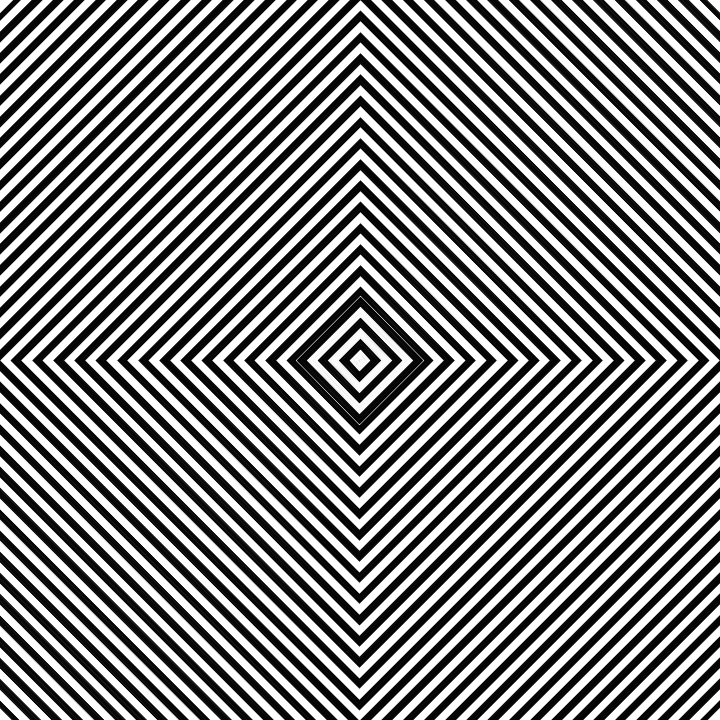
Frame 1 (no input)
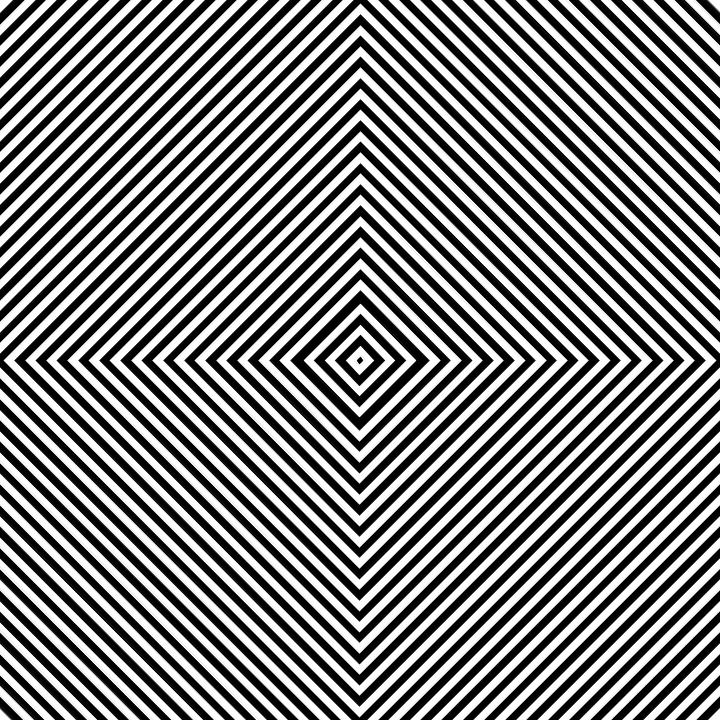
Frame 60 (the mouse pressed at the canvas centre just before this capture)
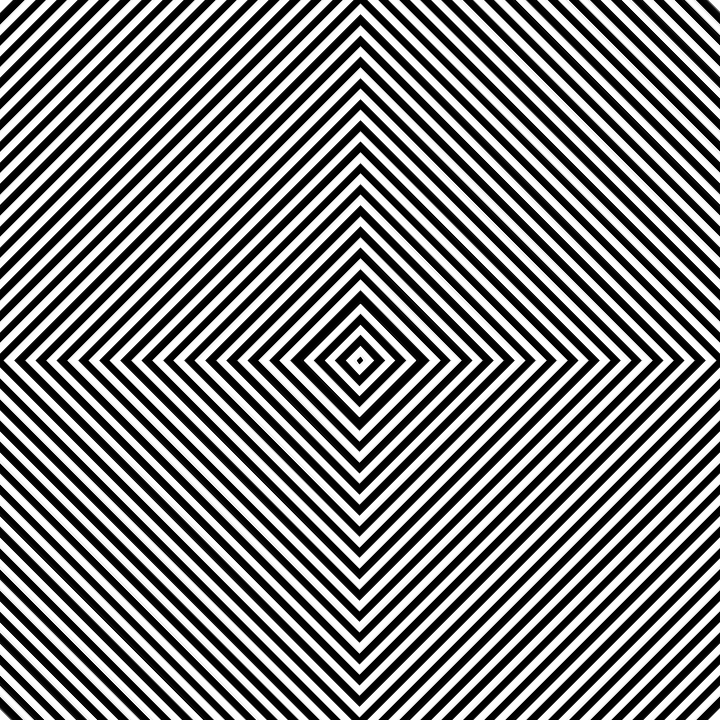
Frame 120 (the mouse held since frame 60 and released just before this capture)

The Processing sketch that drew these frames (run headless with seeded random() and noise(); from frame 60 on, the mouse is pressed at the canvas centre):

// Processing sketch: variation01
// ── variation01.pde
float x,y,z;
int lim = 1000, rect_size = 100, rotate = 0;


void setup() {
  size(720, 720);
  background(255);
  frameRate(256);
  x = width/2;
  y = height/2;
}

void variation1() {
  println(frameRate);
  
  translate(x,y,z);
  
  //background(255);
  
  
  //++rotate;
  if ( (rotate & 1) == 0) {
  }
  
  
  float center_size = map(z * 2, 0, lim, rect_size, 0);
  
  if (((int) z & 1) == 0) {
    stroke(0);
  } else {
    stroke(255);
  }
  
  rect(0, 0, center_size, center_size);
  
  float outer_size = map(z, 0, lim, rect_size, rect_size * 5);
  
  rect(0, 0, outer_size, outer_size);
  ++z;// The rectangle moves forward as z increments.
  if (z == lim) {
    z = 0;
    background(255);
  }
  
}


int step = 0, radius = 100;

int inwards(int x, int y, int m) {
  return (x % m + y % m) % m;
}

int outwards(int x, int y, int m) {
  return (x % m + m - y % m) % m;
}

void variation02() {
  rectMode(CENTER);
  noFill();
  
  int w = 30;
  stroke(0);
  translate(x, y);
  rotate(PI / 4.0);
  for (int i = 0; i < lim; ++i) {
    if (outwards(i, step, w) < w / 2) {
      stroke(0); 
    } else {
      stroke(255); 
    }
    rect(0, 0, i, i);
  }
  for (int i = 90; i >= 0; --i) {
    if (inwards(i, step, w) < w / 2) {
      stroke(255); 
    } else {
      stroke(0); 
    }
    rect(0, 0, i, i);
  }
  stroke(255);
  step += 5; // controls speed of movement
  println(frameRate);
}


void draw() {  
  variation02();
}
